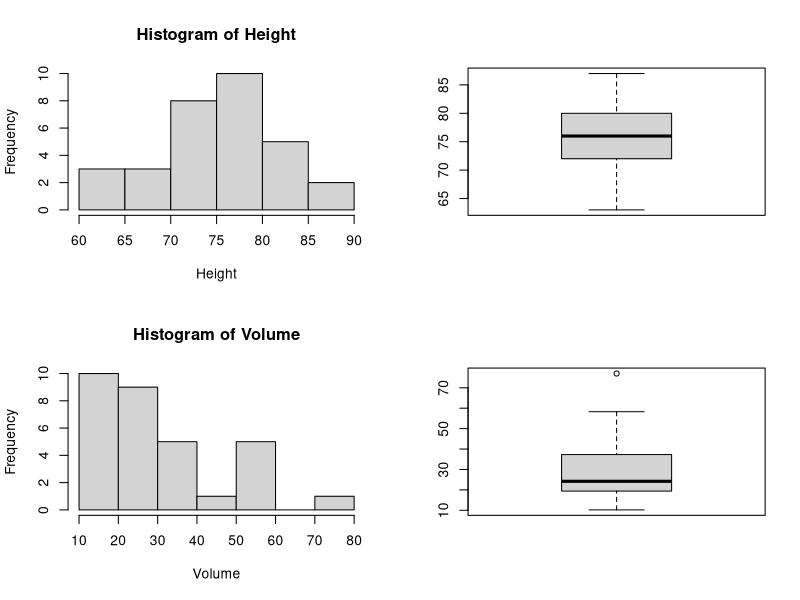
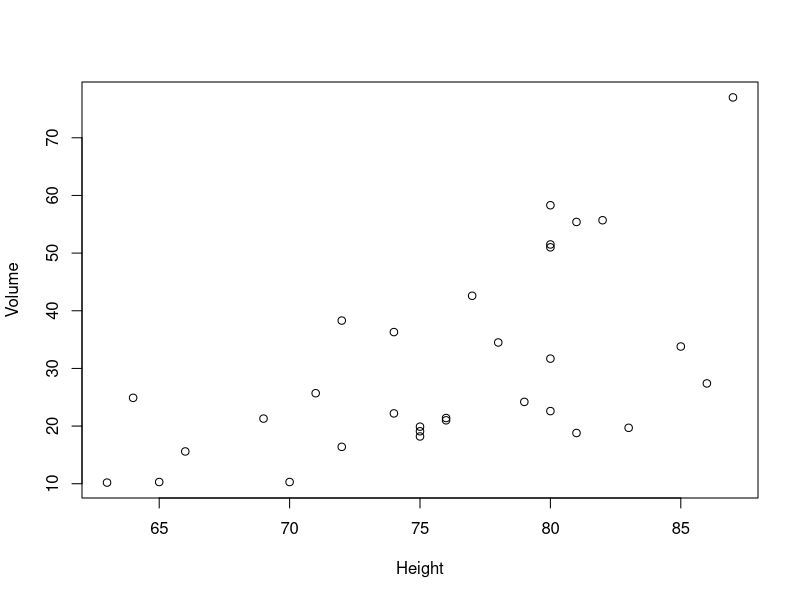
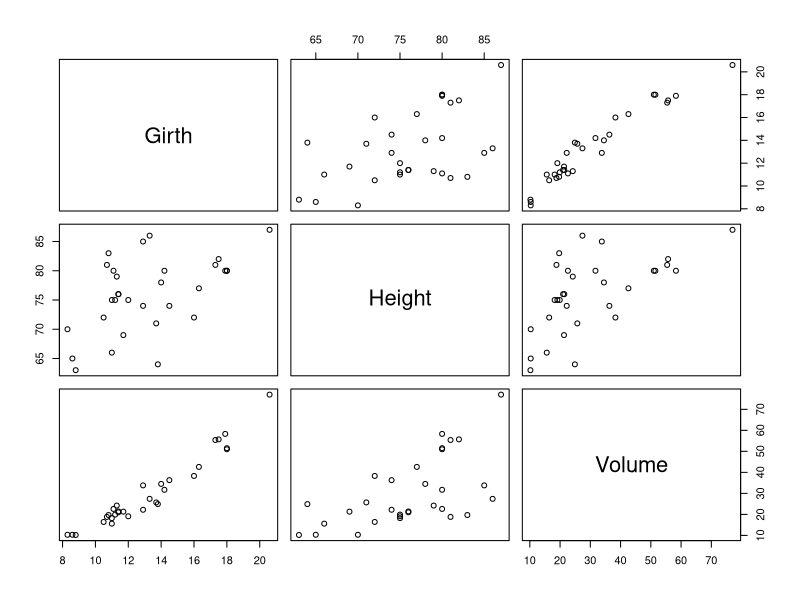

Write the R code that produced these figures, in order. (Note: this script raises an error after producing the figures.)
# Scalar
4 + 6

x <- 4
y <- 6
z <- x + y
z

ls()

sqrt(16)

rm(x,y)

# Vectors
z <- c(5,9,1,0)

x <- c(5,9)
y <- c(1,0)
z <- c(x,y)
z

x <- 1:10
x

seq(1,9,by=2)
seq(1,10,by=2)

seq(8,20,length=6)

rep(0,100)
rep(1:3,6)
rep(1:3,c(6,6,6))
rep(1:3,rep(6,3))

#=============================
# Summaries and subscripting
x<-c(7.5,8.2,3.1,5.6,8.2,9.3,6.5,7.0,9.3,1.2,14.5,6.2)

mean(x)
var(x)
summary(x)

x[1:6]
x[-(1:6)]


#=============================
# Matrices
x<-c(5,7,9)
y<-c(6,3,4)
z<-cbind(x,y)
z

dim(z) #Dimension

rbind(z,z)

z<-matrix(c(5,7,9,6,3,4),nrow=3)
z

z<-matrix(c(5,7,9,6,3,4),nr=3,byrow=T)
z

y<-matrix(c(1,3,0,9,5,-1),nrow=3,byrow=T)
y

y+z # Matrix addition

y*z # Component wise multiplication

x<-matrix(c(3,4,-2,6),nrow=2,byrow=T)
x

y%*%x # Matrix multiplication

t(z) # Transpose

solve(x) # Calculate inverse



#=============================
# Attaching objects
data()

data("trees")

trees[1:5,]

attach(trees)

mean(Height)

mean(trees[,2])

trees$Height



#=============================
# apply function
apply(trees,1,mean)



#=============================
# Statistical computation
dnorm(5,3,4) #evaluates the density 
            # of the N(3, 4) distribution at x = 5.

x<-seq(-5,10,by=.1)
dnorm(x,3,2)


#=============================
# Graphics
par(mfrow=c(2,2)) # creates a window of graphics with 
                  # 2 rows and 2 columns
hist(Height)
boxplot(Height)
hist(Volume)
boxplot(Volume)
par(mfrow=c(1,1)) # Restores 1 by 1 layout

plot(Height,Volume)

pairs(trees)


#=============================
# Writing functions
sd <- function(x) sqrt(var(x))
x<-c(9,5,2,3,7)
sd(x)

# Copy this before the next line
function(x){
  par(mfrow=c(3,1))
  hist(x[,1])
  hist(x[,2])
  plot(x[,1],x[,2])
  par(mfrow=c(1,1))
  apply(x,2,summary)
}

fix(several.plots) # Function editor

fix(several.plots) # Function editor

data(faithful)
several.plots(faithful)



#=============================
# Other things...
library()

library(ggplot2)
